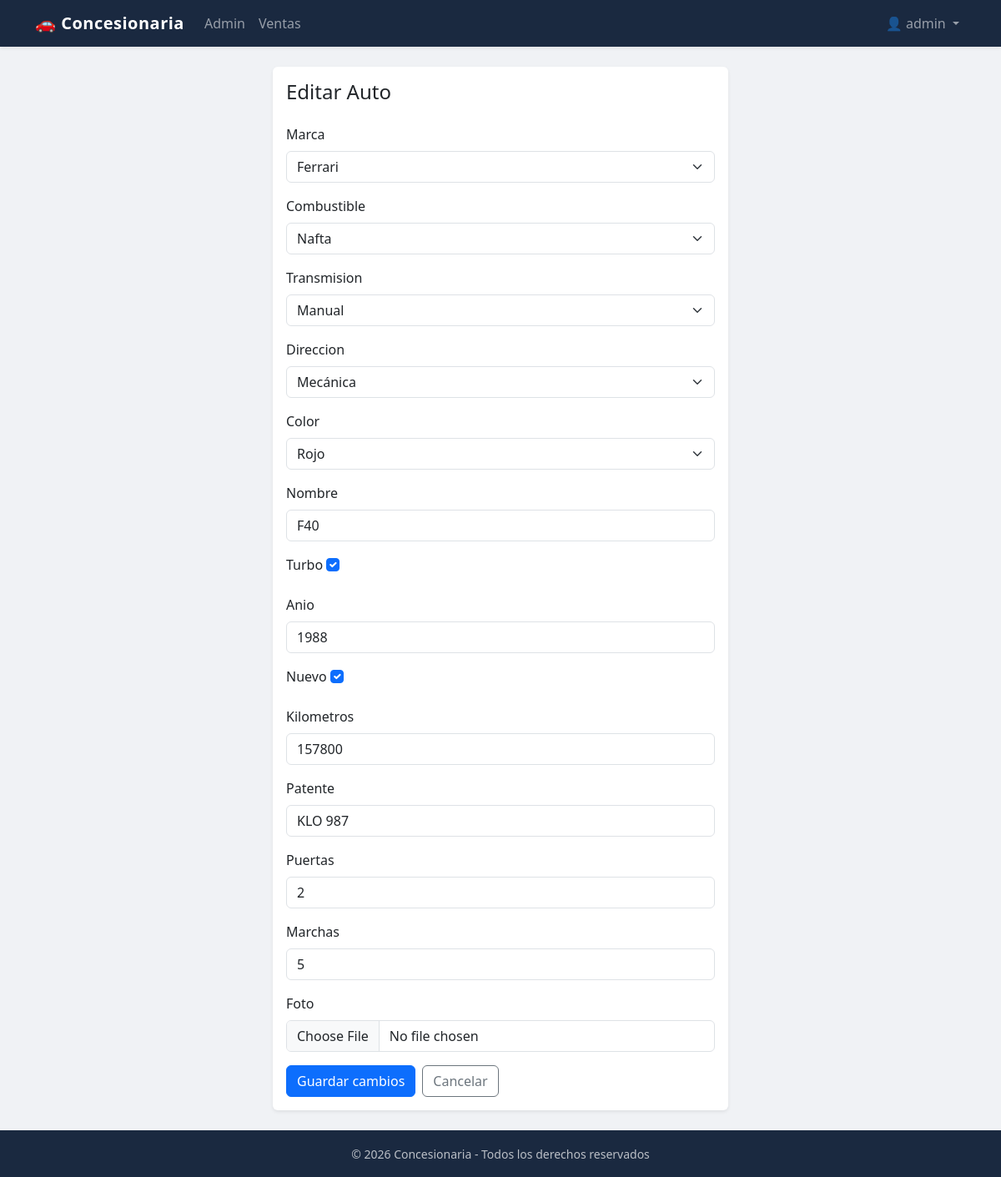
/editar/8/ (signed in), run on an earlier commit of the app's database.
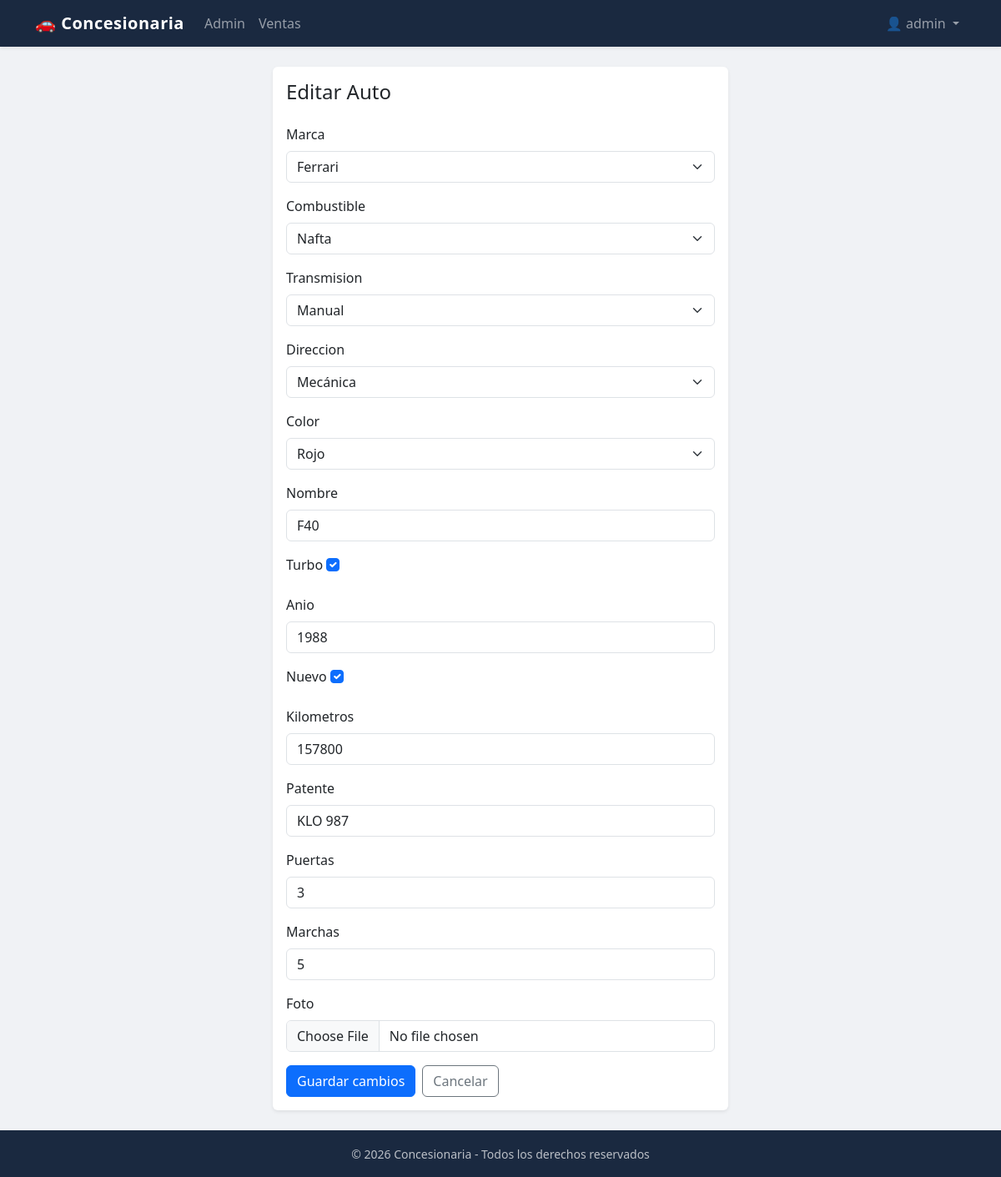
And on a later commit of the database.
### autos/models.py (models this page shows, shortened)
class Auto(models.Model):
    marca = models.ForeignKey(Marca, on_delete=models.CASCADE)
    combustible = models.ForeignKey(TipoCombustible, on_delete=models.CASCADE)
    transmision = models.ForeignKey(TipoTransmision, on_delete=models.CASCADE)
    direccion = models.ForeignKey(TipoDireccion, on_delete=models.CASCADE)
    color = models.ForeignKey(Color, on_delete=models.CASCADE)
    nombre = models.CharField(max_length=100)
    turbo = models.BooleanField(default=False)
    anio = models.IntegerField()
    nuevo = models.BooleanField(default=True)
    kilometros = models.IntegerField(default=0)
    patente = models.CharField(max_length=20, null=True, blank=True)
    puertas = models.IntegerField(default=4)
    marchas = models.IntegerField(default=5)
    foto = models.ImageField(upload_to='autos/', null=True, blank=True)
    activo = models.BooleanField(default=True)
    class Meta:
        ordering = ['-id']

### autos/views.py (the view)
# urls.py: path('editar/<int:id>/', views.editar_auto, name='editar_auto'),
@login_required
@permission_required('autos.change_auto')
def editar_auto(request, id):
    auto = get_object_or_404(Auto, id=id)
    if request.method == 'POST':
        form = AutoForm(request.POST, request.FILES, instance=auto)
        if form.is_valid():
            form.save()
            return redirect('autos')
    else:
        form = AutoForm(instance=auto)
    return render(request, 'autos/editar_auto.html', {'form': form})

### EFI/context_processors.py (called while the page is built)
def date_context(request):
    date = datetime.now().date()
    return {'fecha': date}

def marca_popular_context(request):
    ventas = cache.get('ventas_marcas')
    lista_marcas = []
    if ventas is None:
        ventas = Venta.objects.filter(activo=True)
        cache.set('ventas_marcas', ventas, 60*15) # Busca marca mas popular cada 15 mins
        print('Nueva cache')
    for venta in ventas:
        lista_marcas.append(venta.auto.marca.nombre)
    if len(lista_marcas) == 0:
        return {'marca_popular': 'Ninguna'}
    marca_popular = Counter(lista_marcas).most_common()[0][0]
    return {'marca_popular': marca_popular}

### autos/models.py (called while the page is built)
    def __str__(self):
        return self.nombre

    def __str__(self):
        return self.nombre

    def __str__(self):
        return self.nombre

    def __str__(self):
        return self.nombre

    def __str__(self):
        return self.nombre

### autos/templates/autos/editar_auto.html (shortened to what this page needs)
{% extends 'autos/base.html' %}
{% block body %}
<div class="row justify-content-center">
    <div class="col-md-8 col-lg-6">
        <div class="card shadow-sm">
            <div class="card-body">
                <h1 class="h4 card-title mb-4">Editar Auto</h1>
                <form method="post" enctype="multipart/form-data">
                    {% for field in form %}
                    <div class="mb-3">
                        <label class="form-label">{{ field.label }}</label>
                        {{ field }}
                    </div>
                    {% endfor %}
                    <div class="d-flex gap-2">
                        <button type="submit" class="btn btn-primary">Guardar cambios</button>
                        <a href="{% url 'autos' %}" class="btn btn-outline-secondary">Cancelar</a>
                    </div>
                </form>
            </div>
        </div>
    </div>
</div>
{% endblock %}

What changed in the data, as far as the page shows it:
changed Auto "Ferrari": puertas "2" → "3"
